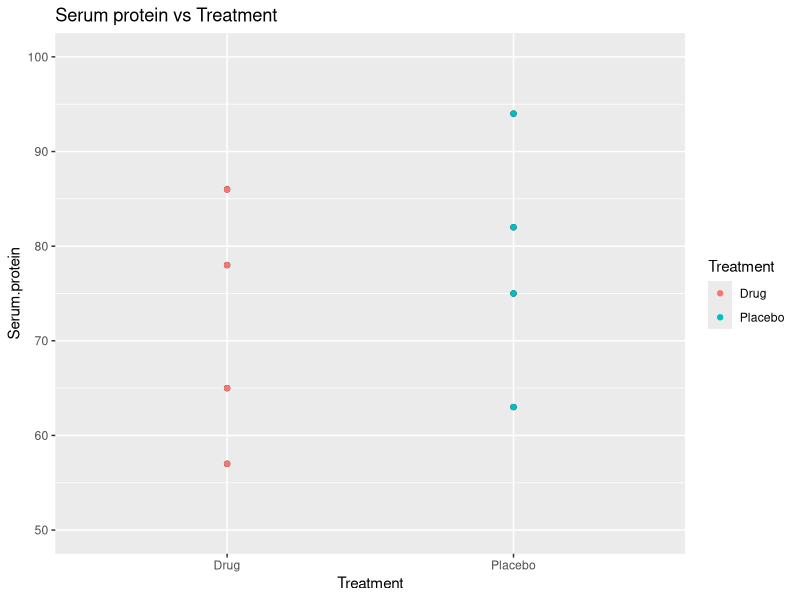
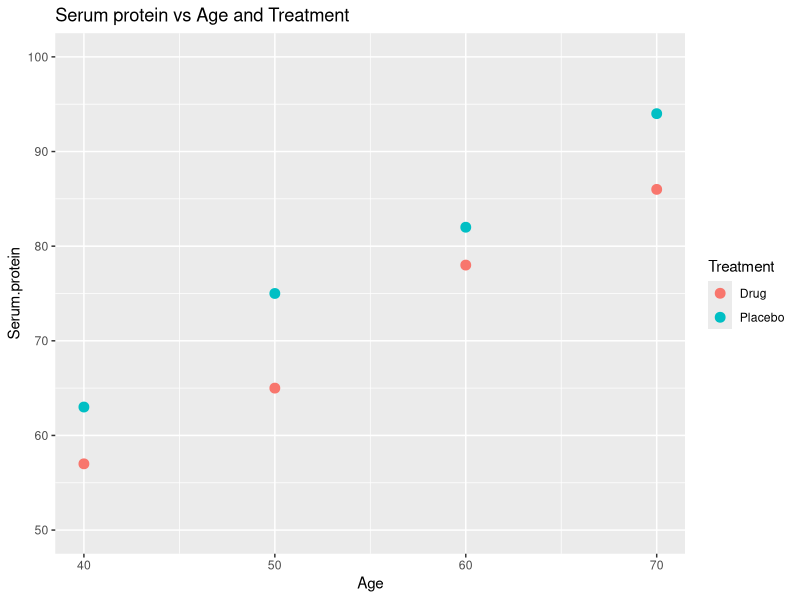
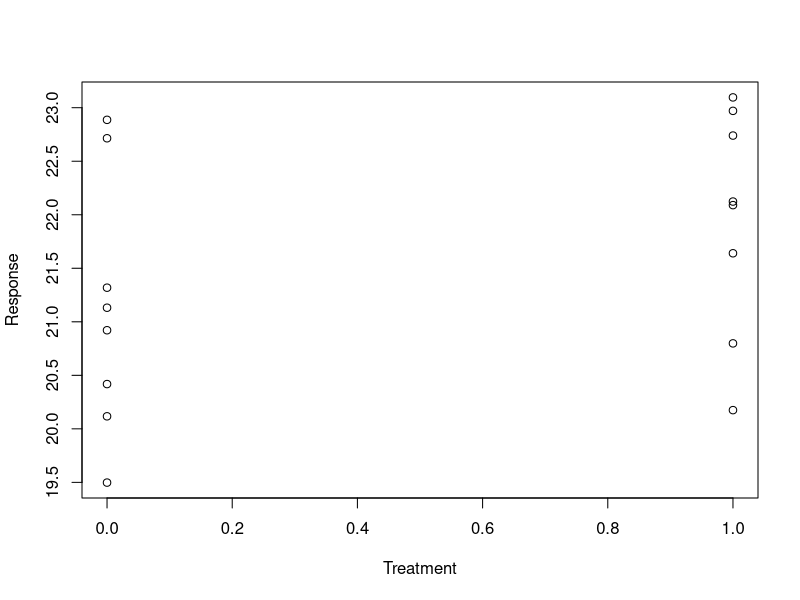
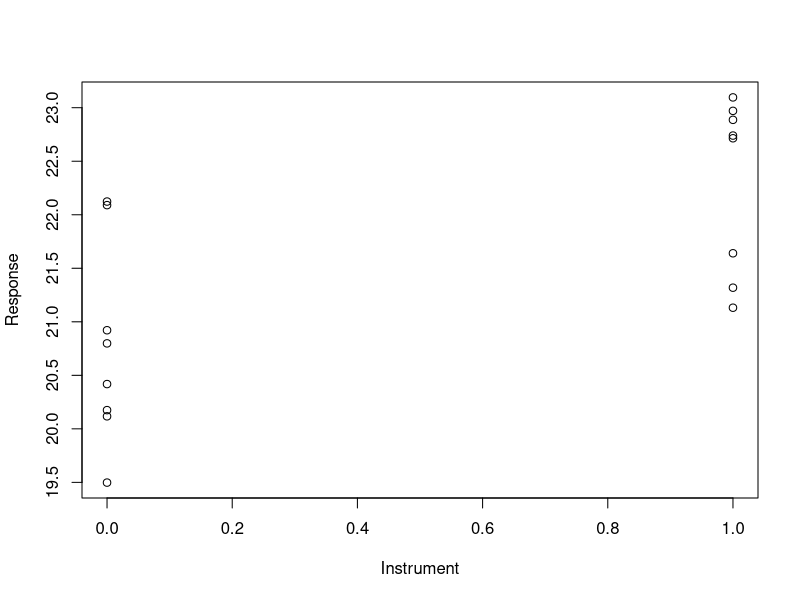
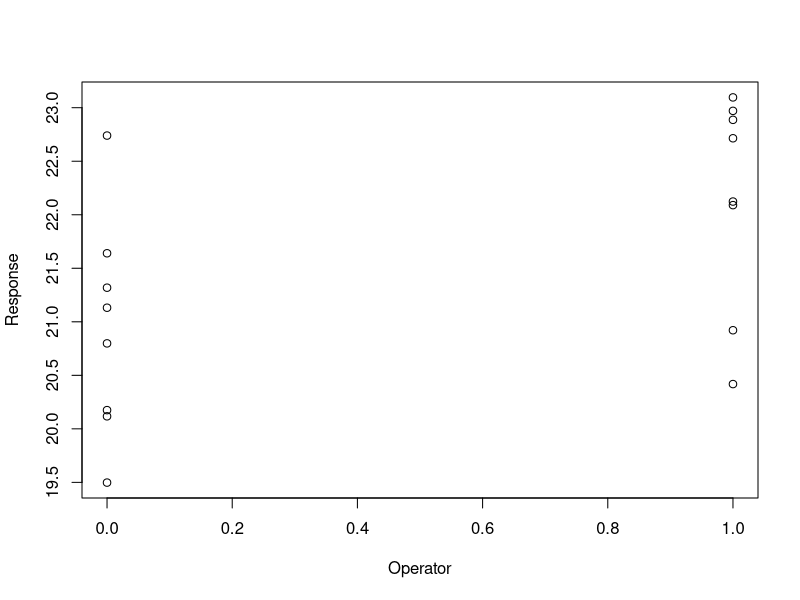

Source code (R) for these figures, in order:
## ---- chunk 1
#| include: false
library(ggplot2)
library(car)
# Serum protein vs Age and Treatment
# Generate a data set "experiment.2.data"

protein.data <- tibble::tribble(
  ~Subject, ~Age, ~Treatment,   ~Serum.protein,
         1,   40, "Placebo",               63,
         2,   40, "Drug",                  57,
         3,   50, "Placebo",               75,
         4,   50, "Drug",                  65,
         5,   60, "Placebo",               82,
         6,   60, "Drug",                  78,
         7,   70, "Placebo",               94,
         8,   70, "Drug",                  86
)



protein.lm = lm(Serum.protein ~ Treatment + Age, data=protein.data)

graph.1 = ggplot(protein.data, aes(y=Serum.protein, x=Age, color=Treatment)) +
  geom_point(size=3) +
  ggtitle("Serum protein vs Age and Treatment") +
  ylim(50, 100)


set.seed(100) # set.seed makes rnorm reproducible.

Treatment = c(rep(0, 8), rep(1, 8))
Instrument = c(rep(c(0, 1),8))
Operator = c(rep(c(0, 0, 1, 1),4))
Response =  20 + Treatment + Instrument + Operator + rnorm(n=16)
experiment.2.data = data.frame(Treatment = Treatment, Instrument =Instrument,
  Operator = Operator , Response= Response)

## ---- chunk 2
t.test(Serum.protein ~ Treatment, data=protein.data, var.equal=TRUE)
## ---- chunk 3
protein.lm = lm(Serum.protein ~ Treatment + Age, data=protein.data)

summary(protein.lm)
## ---- chunk 4
with(experiment.2.data, t.test(Response ~ Treatment, var.equal=TRUE))
## ---- chunk 5
with(experiment.2.data,
  summary(lm(Response ~ Treatment + Instrument + Operator)))
## ---- chunk 6
ggplot(protein.data, aes(y=Serum.protein, x=Treatment)) +  geom_point() +  
ggtitle("Serum protein vs Treatment") + ylim(50, 100) +
  geom_point(aes(color=Treatment))
## ---- chunk 7
t.test(Serum.protein ~ Treatment, data=protein.data, var.equal=TRUE)
## ---- chunk 8
graph.1
## ---- chunk 9
with(experiment.2.data, plot(Response ~ Treatment))
## ---- chunk 10
with(experiment.2.data, plot(Response ~ Instrument))
## ---- chunk 11
with(experiment.2.data, plot(Response ~ Operator))
## ---- chunk 12
with(experiment.2.data, t.test(Response ~ Treatment, var.equal=TRUE))
## ---- chunk 13
with(experiment.2.data,
  summary(lm(Response ~ Treatment + Instrument + Operator)))
